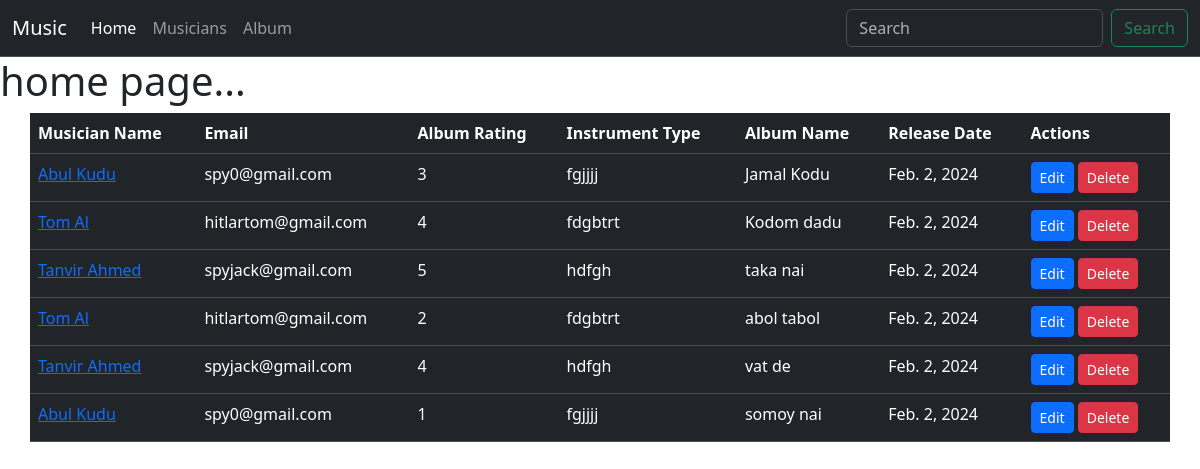
The page / on the database its author committed.
### album/models.py (models this page shows, shortened)
class AlbumModel(models.Model):
    name = models.CharField(max_length=50)
    musician = models.ForeignKey(MusicianModel, on_delete=models.CASCADE)
    release_date = models.DateField(auto_now_add=True)
    CHOICES = [
        ('1','1'),
        ('2','2'),
        ('3','3'),
        ('4','4'),
        ('5','5'),
    ]
    rating = models.CharField(max_length=10, choices=CHOICES)

### musicians/models.py (models this page shows, shortened)
class MusicianModel(models.Model):
    first_name = models.CharField(max_length=50)
    last_name = models.CharField(max_length=50)
    email = models.EmailField()
    phone = models.CharField(max_length=11)
    instrument = models.TextField()

### practice_02/views.py (the view)
# urls.py: path('', views.home, name='album_home'),
def home(req):
    albums = AlbumModel.objects.all()
    return render(req, 'home.html', {'albums': albums})

### templates/home.html (shortened to what this page needs)
{% extends "base.html" %}
{% block content %}
<h1>home page...</h1>
<table class="table table-dark container">
    <thead>
      <tr>
        <th scope="col">Musician Name</th>
        <th scope="col">Email</th>
        <th scope="col">Album Rating</th>
        <th scope="col">Instrument Type</th>
        <th scope="col">Album Name</th>
        <th scope="col">Release Date</th>
        <th scope="col">Actions</th>
      </tr>
    </thead>
    <tbody>
        {% for album in albums %}
        <tr>
          <td>
            <a href={% url "edit_musician" album.musician.id%}>
              {{album.musician.first_name}} {{album.musician.last_name}}
            </a>
          </td>
          <td>{{album.musician.email}}</td>
          <td>{{album.rating}}</td>
          <td>{{album.musician.instrument}}</td>
          <td>{{album.name}}</td>
          <td>{{album.release_date}}</td>
          <td>
            <a class='btn btn-sm btn-primary' href={% url "edit_album" album.id %}>Edit</a>
            <a class='btn btn-sm btn-danger' href={% url "delete_album" album.id %}>Delete</a>
          </td>
        </tr>
        {% endfor %}
    </tbody>
  </table>
{% endblock content %}

### templates/base.html (shortened to what this page needs)
<!DOCTYPE html>
<html lang="en">
<head>
    <link href="https://cdn.jsdelivr.net/npm/bootstrap@5.3.2/dist/css/bootstrap.min.css" rel="stylesheet">
</head>
<body>
    <nav class="navbar navbar-expand-lg bg-dark border-bottom border-body" data-bs-theme="dark">
        <div class="container-fluid">
          <a class="navbar-brand" href="#">Music</a>
          <div class="collapse navbar-collapse" id="navbarSupportedContent">
            <ul class="navbar-nav me-auto mb-2 mb-lg-0">
              <li class="nav-item">
                <a class="nav-link active" aria-current="page" href={% url "home" %}>Home</a>
              </li>
              <li class="nav-item">
                <a class="nav-link" href={% url "musician_home" %}>Musicians</a>
              </li>
              <li class="nav-item">
                <a class="nav-link" href={% url "album_home" %}>Album</a>
              </li>
            </ul>
            <form class="d-flex" role="search">
              <input class="form-control me-2" type="search" placeholder="Search" aria-label="Search">
              <button class="btn btn-outline-success" type="submit">Search</button>
            </form>
          </div>
        </div>
    </nav>
    {% block content %}{% endblock content %}
</body>
</html>

### rows shown on the page
AlbumModel: musician.first_name "Abul", musician.last_name "Kudu", musician.email "spy0@gmail.com", rating "3", musician.instrument "fgjjjj", name "Jamal Kodu", release_date "Feb. 2, 2024"
AlbumModel: musician.first_name "Tom", musician.last_name "Al", musician.email "hitlartom@gmail.com", rating "4", musician.instrument "fdgbtrt", name "Kodom dadu", release_date "Feb. 2, 2024"
AlbumModel: musician.first_name "Tanvir", musician.last_name "Ahmed", musician.email "spyjack@gmail.com", rating "5", musician.instrument "hdfgh", name "taka nai", release_date "Feb. 2, 2024"
AlbumModel: musician.first_name "Tom", musician.last_name "Al", musician.email "hitlartom@gmail.com", rating "2", musician.instrument "fdgbtrt", name "abol tabol", release_date "Feb. 2, 2024"
AlbumModel: musician.first_name "Tanvir", musician.last_name "Ahmed", musician.email "spyjack@gmail.com", rating "4", musician.instrument "hdfgh", name "vat de", release_date "Feb. 2, 2024"
AlbumModel: musician.first_name "Abul", musician.last_name "Kudu", musician.email "spy0@gmail.com", rating "1", musician.instrument "fgjjjj", name "somoy nai", release_date "Feb. 2, 2024"
